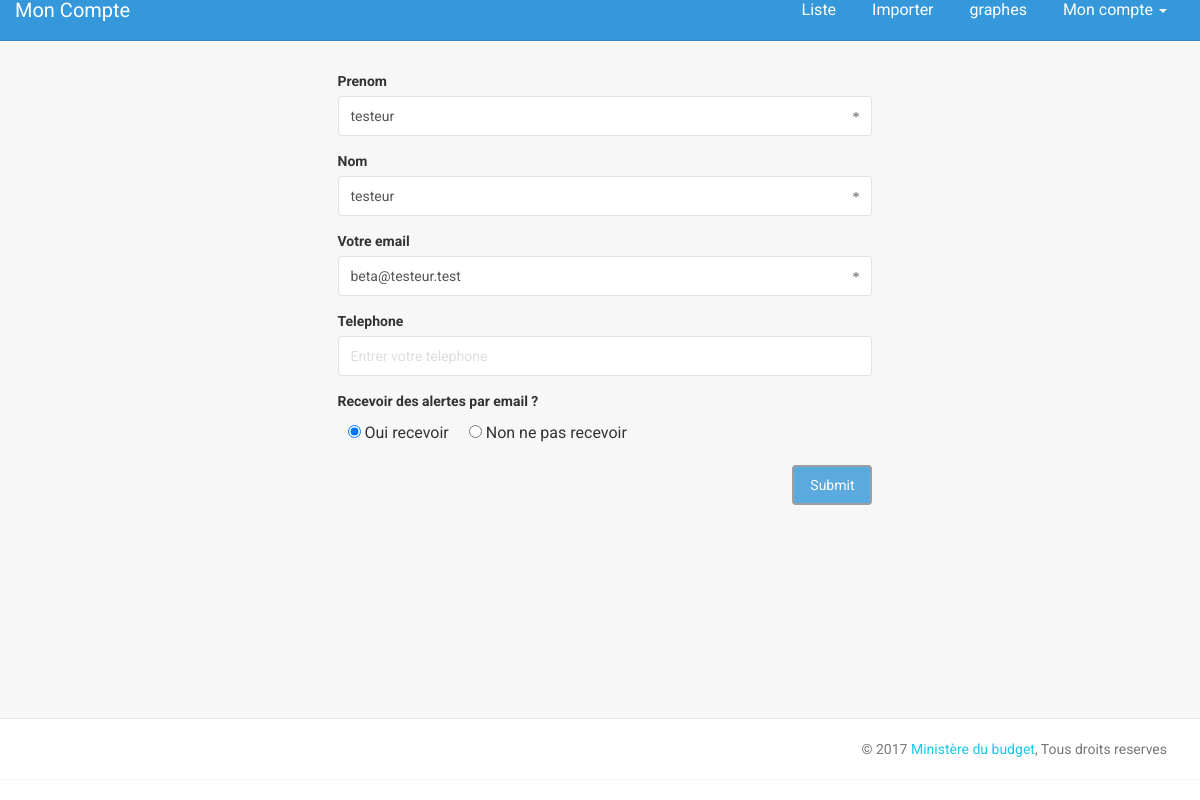
The page /compte.php (signed in) on the database its author committed.
### tables this page shows
CREATE TABLE IF NOT EXISTS `user` (
  `idUser` int(11) NOT NULL AUTO_INCREMENT,
  `nomUser` varchar(60) NOT NULL,
  `prenomUser` varchar(60) NOT NULL,
  `emailUser` varchar(60) NOT NULL,
  `passUser` varchar(75) NOT NULL,
  `telephoneUser` varchar(20) DEFAULT NULL,
  `recevoirEmail` int(2) DEFAULT '0',
  `dateInscription` datetime NOT NULL,
  PRIMARY KEY (`idUser`)
);

### bd/CRUD.php (called while the page is built, shortened)
<?php
class CRUD{
	private $bdd ;
	public function setDb($p) {
			$this -> bdd = $p ;
		}
	public function selectUserById($id) {
			$id = htmlspecialchars($id);
			$requete = $this -> bdd ->prepare('SELECT * FROM user
												WHERE idUser = :id
												LIMIT 1
												');
			$requete->execute(array(
							'id' => $id
							));
			if($requete ->rowCount()>0){
				$tmp = $requete -> fetch();
				$user = new User($tmp);
				return $user;
			}else return null;
		}
}
?>

### bd/User.php (called while the page is built, shortened)
<?php
class User {
	private $nomUser ;
	private $prenomUser ;
	private $emailUser ;
	private $telephoneUser ;
	private $recevoirEmail ;
	public function  getNomUser  () { return $this -> nomUser ; }
	public function  getPrenomUser  () { return $this -> prenomUser ; }
	public function  getEmailUser  () { return $this -> emailUser ; }
	public function  getTelephoneUser  () { return $this -> telephoneUser ; }
	public function  getRecevoirEmail () { return $this -> recevoirEmail ; }
	public function  setNomUser ($p) { $this -> nomUser = $p ; }
	public function  setPrenomUser ($p) { $this -> prenomUser = $p ; }
	public function  setEmailUser ($p) { $this -> emailUser = $p ; }
	public function  setTelephoneUser ($p) { $this -> telephoneUser = $p ; }
	public function  setRecevoirEmail ($p) { $this -> recevoirEmail = $p ; }
	public function hydrate(array $tab) {
		foreach ($tab as $cle => $valeur){
				$methode = 'set'.ucfirst($cle);
			}
	}
}
?>

### compte.php (the view, shortened to what this page needs)
<!doctype html>
<html lang="en">
<head>
    <link href="assets/css/bootstrap.min.css" rel="stylesheet" />
    <link href="assets/css/animate.min.css" rel="stylesheet"/>
    <link href="assets/css/light-bootstrap-dashboard.css" rel="stylesheet"/>
    <link href="assets/css/demo.css" rel="stylesheet" />
    <link href="http://maxcdn.bootstrapcdn.com/font-awesome/4.2.0/css/font-awesome.min.css" rel="stylesheet">
    <link href="assets/css/pe-icon-7-stroke.css" rel="stylesheet" />
</head>
<body>
<div class="wrapper">
    <div class="main-panel">
		   <?php
			require_once('inc/menu.top.php');
			require_once('bd/User.php');
			require_once('bd/connection_bd.php');
			require_once('bd/CRUD.php');
			$obj_bdd = new CRUD ($bdd);
			?>
        <div class="content">
		 <div class="container-fluid" style="margin-left:25%;" >
		<?php
			if(isset($_SESSION['isConnected']) && $_SESSION['isConnected'] == true){
			$user =  $obj_bdd -> selectUserById($_SESSION['idUser']);
			$prenomUser = ((isset($_POST['prenomUser']) && !empty($_POST['prenomUser'])) ? $_POST['prenomUser'] : ((isset($user) && !empty($user)) ? $user -> getPrenomUser() : '' ));
			$nomUser = ((isset($_POST['nomUser']) && !empty($_POST['nomUser'])) ? $_POST['nomUser'] : ((isset($user) && !empty($user)) ? $user -> getNomUser() : '' ));
			$emailUser = ((isset($_POST['emailUser']) && !empty($_POST['emailUser'])) ? $_POST['emailUser'] : ((isset($user) && !empty($user)) ? $user -> getEmailUser() : '' ));
			$telephoneUser = ((isset($_POST['telephoneUser']) && !empty($_POST['telephoneUser'])) ? $_POST['telephoneUser'] : ((isset($user) && !empty($user)) ? $user -> getTelephoneUser() : '' ));
			$recevoirEmail = ((isset($_POST['recevoirEmail'])) ? $_POST['recevoirEmail'] : ((isset($user) && !empty($user)) ? $user -> getRecevoirEmail() : '0' ));
			?>
		 <form role="form" action='compte.php' method ='POST'>
            <div class="col-lg-8">
                <div class="form-group">
                    <label for="prenomUser">Prenom </label>
                    <div class="input-group">
                        <input type="text" class="form-control" name="prenomUser" id="prenomUser" placeholder="Entrer votre prenom" required <?php echo"value='$prenomUser'" ;?>>
                        <span class="input-group-addon"><span class="glyphicon glyphicon-asterisk"></span></span>
                    </div>
                </div>
				<div class="form-group">
                    <label for="nomUser">Nom</label>
                    <div class="input-group">
                        <input type="text" class="form-control" name="nomUser" id="nomUser" placeholder="Entrer votre nom" required  <?php echo"value='$nomUser'" ;?> >
                        <span class="input-group-addon"><span class="glyphicon glyphicon-asterisk"></span></span>
                    </div>
                </div>
                <div class="form-group">
                    <label for="emailUser">Votre email</label>
                    <div class="input-group">
                        <input type="email" class="form-control" id="emailUser" name="emailUser" placeholder="Entrer votre email" required  <?php echo"value='$emailUser'" ;?> >
                        <span class="input-group-addon"><span class="glyphicon glyphicon-asterisk"></span></span>
                    </div>
                </div>
                <div class="form-group">
                    <label for="telephoneUser">Telephone</label>
                    <div class="input-group">
                        <input type="text" maxlength = '12' class="form-control" id="telephoneUser" name="telephoneUser" placeholder="Entrer votre telephone"  <?php echo"value='$telephoneUser'" ;?> >
                        <span class="input-group-addon"></span>
                    </div>
                </div>
				<div class="form-group">
                    <label>Recevoir des alertes par email ?</label>
                    <div class="input-group radio-button">
                     <label><input type="radio" class="my_radio" name="recevoirEmail"  value ='1' id='alertOui' <?php if(isset($recevoirEmail) && $recevoirEmail == '1'){ echo "checked" ;}?> > Oui recevoir  </label>
					 <label><input type="radio" class="my_radio" name="recevoirEmail"  value ='0' id='alertOui' <?php if(isset($recevoirEmail) && $recevoirEmail == '0'){ echo "checked" ;}?> > Non ne pas recevoir  </label>
                    </div>
                </div>
                <input type="submit" name="submit" id="submit" value="Submit" class="btn btn-info pull-right">
            </div>
        </form>
	<?php
	} else {
		header('location:index.php');
	}
	?>
		 </div>
        </div>
	    <?php
		require_once('inc/footer.inc.php');
		?>
    </div>
</div>
</body>
</html>

### rows shown on the page
user: prenomUser "testeur", nomUser "testeur", emailUser "beta@testeur.test", recevoirEmail "☑ Oui recevoir", recevoirEmail "☐ Non ne pas recevoir"

### other values the page prints
$page_title "Mon Compte"
